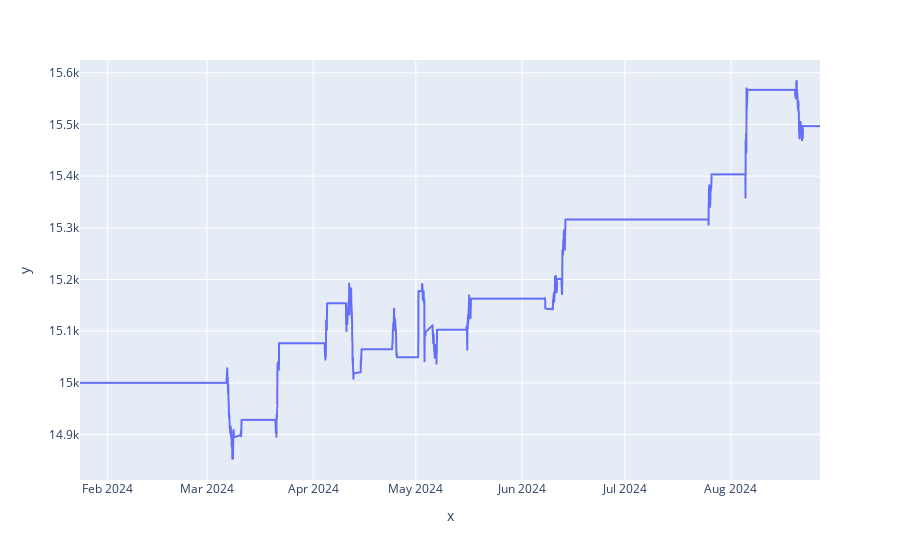

The notebook cell this image was saved under:
### Code cell
from utils import plot_full_equity_curve

plot_full_equity_curve(
    symbols['AUDUSDm'][16385], 
    stats, 
    warmup_bars=warmup_bars,
    lookback_bars=lookback_bars, 
    overlay_price=True
)

### Figure 1 — Plotly figure (JSON) as saved in the notebook; plotly's stock layout.template omitted (floating-point values rounded to 4 significant figures; data arrays with more than 128 entries replaced by an {"elided": "..."} marker saying what was removed)
{"data": [{"hovertemplate": "x=%{x}<br>y=%{y}<extra></extra>", "legendgroup": "", "line": {"color": "#636efa", "dash": "solid"}, "marker": {"symbol": "circle"}, "mode": "lines", "name": "", "showlegend": false, "textposition": "bottom right", "type": "scattergl", "x": {"elided": "3700 str values"}, "xaxis": "x", "y": {"elided": "3700 float values"}, "yaxis": "y"}], "layout": {"legend": {"tracegroupgap": 0}, "margin": {"t": 60}, "xaxis": {"anchor": "y", "domain": [0, 1], "title": {"text": "x"}}, "yaxis": {"anchor": "x", "domain": [0, 1], "title": {"text": "y"}}}}
